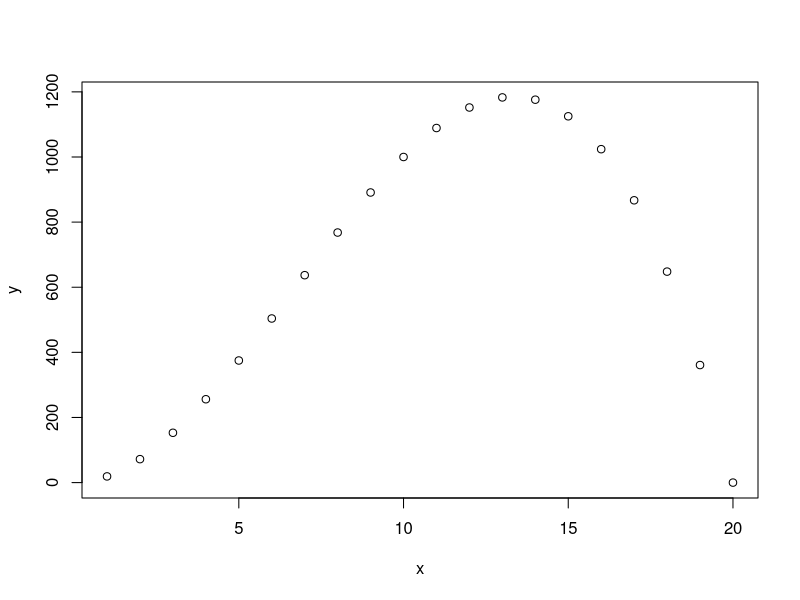

Reproduce this figure in R.
## ---- chunk 1
seq(from = 0, to = 2, by = 0.5)
seq(0, 2, 0.5)

seq(0, 2, length.out = 6)
seq(0, 2, 6)
## ---- chunk 2
x <- 1:20
y <- 20 * x^2 - x^3
plot(x, y)
